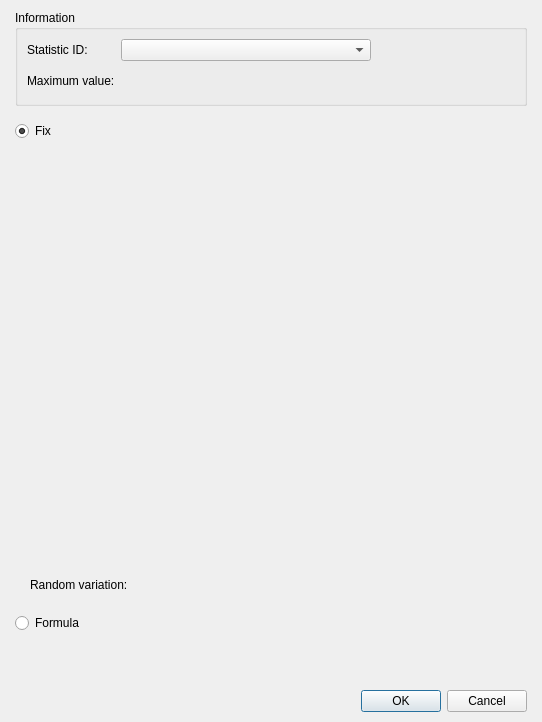
<?xml version="1.0" encoding="UTF-8"?>
<ui version="4.0">
 <class>DialogSystemStatisticProgression</class>
 <widget class="QDialog" name="DialogSystemStatisticProgression">
  <property name="geometry">
   <rect>
    <x>0</x>
    <y>0</y>
    <width>542</width>
    <height>704</height>
   </rect>
  </property>
  <property name="windowTitle">
   <string>Statistic progression...</string>
  </property>
  <layout class="QGridLayout" name="gridLayout_4">
   <property name="leftMargin">
    <number>15</number>
   </property>
   <property name="topMargin">
    <number>10</number>
   </property>
   <property name="rightMargin">
    <number>15</number>
   </property>
   <property name="bottomMargin">
    <number>10</number>
   </property>
   <item row="0" column="0">
    <layout class="QVBoxLayout" name="verticalLayout">
     <property name="spacing">
      <number>15</number>
     </property>
     <item>
      <layout class="QGridLayout" name="gridLayout_3">
       <item row="6" column="0" colspan="4">
        <spacer name="verticalSpacer">
         <property name="orientation">
          <enum>Qt::Vertical</enum>
         </property>
         <property name="sizeHint" stdset="0">
          <size>
           <width>508</width>
           <height>40</height>
          </size>
         </property>
        </spacer>
       </item>
       <item row="3" column="1">
        <widget class="QLabel" name="labelRandom">
         <property name="text">
          <string>Random variation:</string>
         </property>
        </widget>
       </item>
       <item row="2" column="0" colspan="4">
        <widget class="PanelProgressionTable" name="panelProgressionTable" native="true">
         <property name="minimumSize">
          <size>
           <width>0</width>
           <height>400</height>
          </size>
         </property>
         <property name="maximumSize">
          <size>
           <width>16777215</width>
           <height>400</height>
          </size>
         </property>
        </widget>
       </item>
       <item row="3" column="3">
        <spacer name="horizontalSpacer">
         <property name="orientation">
          <enum>Qt::Horizontal</enum>
         </property>
         <property name="sizeHint" stdset="0">
          <size>
           <width>288</width>
           <height>20</height>
          </size>
         </property>
        </spacer>
       </item>
       <item row="1" column="0" colspan="4">
        <widget class="QRadioButton" name="radioButtonFix">
         <property name="enabled">
          <bool>true</bool>
         </property>
         <property name="text">
          <string>Fix</string>
         </property>
         <property name="checked">
          <bool>true</bool>
         </property>
        </widget>
       </item>
       <item row="4" column="0" colspan="4">
        <widget class="QRadioButton" name="radioButtonFormula">
         <property name="text">
          <string>Formula</string>
         </property>
        </widget>
       </item>
       <item row="3" column="2">
        <widget class="PanelPrimitiveValue" name="panelPrimitiveValueRandom" native="true">
         <property name="minimumSize">
          <size>
           <width>250</width>
           <height>27</height>
          </size>
         </property>
         <property name="maximumSize">
          <size>
           <width>250</width>
           <height>27</height>
          </size>
         </property>
        </widget>
       </item>
       <item row="0" column="0" colspan="4">
        <widget class="QGroupBox" name="groupBox_2">
         <property name="title">
          <string>Information</string>
         </property>
         <layout class="QGridLayout" name="gridLayout_2">
          <item row="0" column="0">
           <layout class="QGridLayout" name="gridLayout">
            <item row="0" column="0">
             <widget class="QLabel" name="label_5">
              <property name="text">
               <string>Statistic ID:</string>
              </property>
             </widget>
            </item>
            <item row="0" column="2" rowspan="2">
             <spacer name="horizontalSpacer_4">
              <property name="orientation">
               <enum>Qt::Horizontal</enum>
              </property>
              <property name="sizeHint" stdset="0">
               <size>
                <width>118</width>
                <height>48</height>
               </size>
              </property>
             </spacer>
            </item>
            <item row="0" column="1">
             <widget class="QComboBox" name="comboBoxStatistic">
              <property name="minimumSize">
               <size>
                <width>250</width>
                <height>0</height>
               </size>
              </property>
              <property name="maximumSize">
               <size>
                <width>250</width>
                <height>16777215</height>
               </size>
              </property>
             </widget>
            </item>
            <item row="1" column="0">
             <widget class="QLabel" name="label_2">
              <property name="text">
               <string>Maximum value:</string>
              </property>
             </widget>
            </item>
            <item row="1" column="1">
             <widget class="PanelPrimitiveValue" name="panelPrimitiveValueMax" native="true">
              <property name="minimumSize">
               <size>
                <width>250</width>
                <height>27</height>
               </size>
              </property>
              <property name="maximumSize">
               <size>
                <width>250</width>
                <height>27</height>
               </size>
              </property>
             </widget>
            </item>
           </layout>
          </item>
         </layout>
        </widget>
       </item>
       <item row="5" column="1" colspan="3">
        <widget class="PanelPrimitiveValue" name="panelPrimitiveValueFormula" native="true">
         <property name="enabled">
          <bool>false</bool>
         </property>
         <property name="minimumSize">
          <size>
           <width>0</width>
           <height>27</height>
          </size>
         </property>
         <property name="maximumSize">
          <size>
           <width>16777215</width>
           <height>27</height>
          </size>
         </property>
        </widget>
       </item>
      </layout>
     </item>
     <item>
      <widget class="QDialogButtonBox" name="buttonBox">
       <property name="standardButtons">
        <set>QDialogButtonBox::Cancel|QDialogButtonBox::Ok</set>
       </property>
      </widget>
     </item>
    </layout>
   </item>
  </layout>
 </widget>
 <customwidgets>
  <customwidget>
   <class>PanelPrimitiveValue</class>
   <extends>QWidget</extends>
   <header>panelprimitivevalue.h</header>
   <container>1</container>
  </customwidget>
  <customwidget>
   <class>PanelProgressionTable</class>
   <extends>QWidget</extends>
   <header>panelprogressiontable.h</header>
   <container>1</container>
  </customwidget>
 </customwidgets>
 <resources/>
 <connections>
  <connection>
   <sender>buttonBox</sender>
   <signal>accepted()</signal>
   <receiver>DialogSystemStatisticProgression</receiver>
   <slot>accept()</slot>
   <hints>
    <hint type="sourcelabel">
     <x>506</x>
     <y>537</y>
    </hint>
    <hint type="destinationlabel">
     <x>743</x>
     <y>26</y>
    </hint>
   </hints>
  </connection>
  <connection>
   <sender>buttonBox</sender>
   <signal>rejected()</signal>
   <receiver>DialogSystemStatisticProgression</receiver>
   <slot>reject()</slot>
   <hints>
    <hint type="sourcelabel">
     <x>421</x>
     <y>539</y>
    </hint>
    <hint type="destinationlabel">
     <x>560</x>
     <y>557</y>
    </hint>
   </hints>
  </connection>
 </connections>
</ui>
